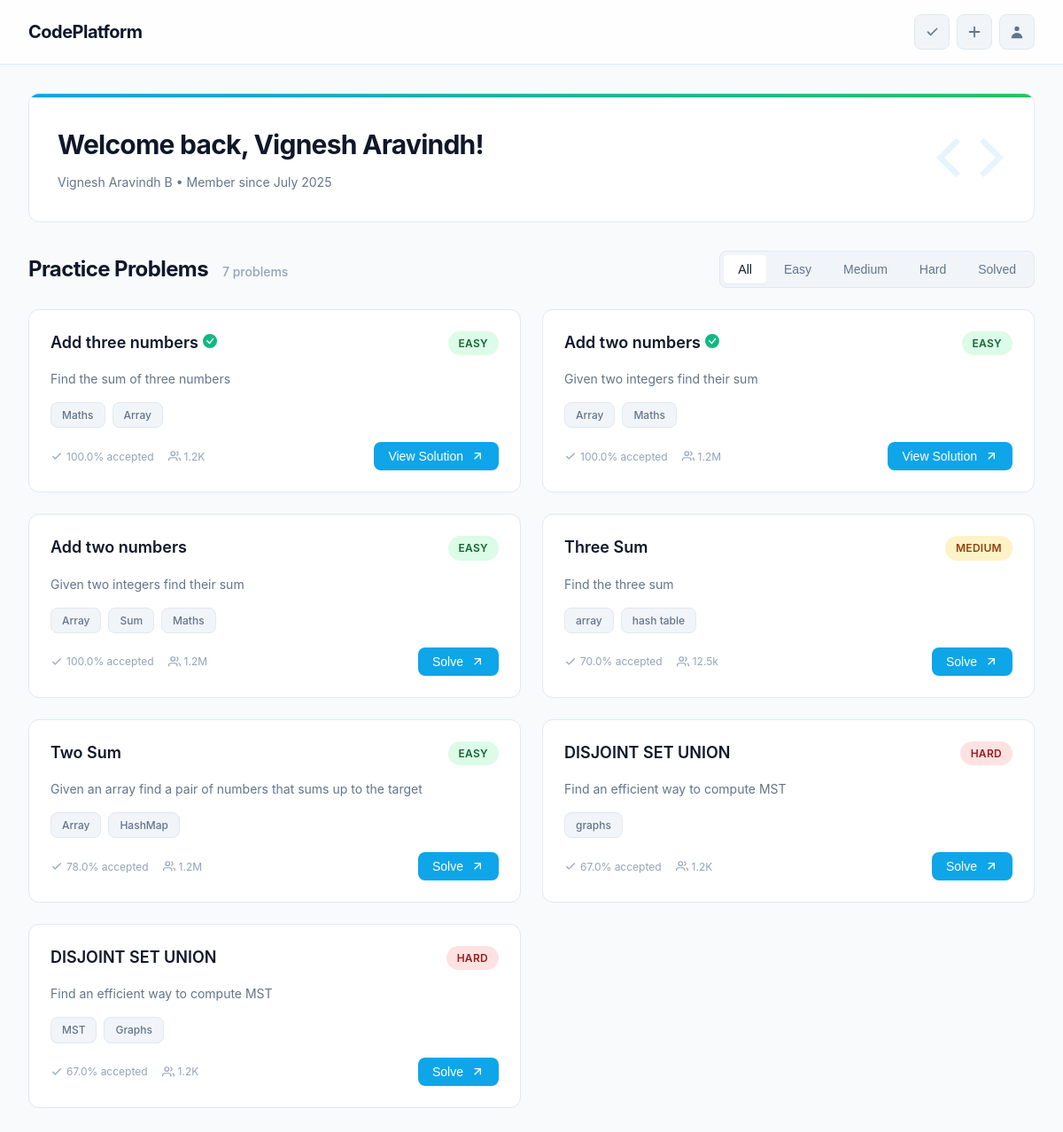
The page /home/14/problems (signed in) on the database its author committed.
### registration/models.py (models this page shows, shortened)
class User(AbstractBaseUser, PermissionsMixin):
    firstname = models.CharField(max_length=20)
    lastname = models.CharField(max_length=20)
    registration_time = models.DateTimeField(auto_now_add=True)
    email = models.EmailField(unique=True)
    password = models.CharField(max_length=128, validators=[MinLengthValidator(7)])
    join_date = models.DateTimeField(auto_now_add=True)
    last_login = models.DateTimeField(null=True, blank=True)
    profile_photo = models.ImageField(upload_to='profile_photos/', blank=True, null=True)
    is_community_user = models.BooleanField(default=False)
    is_approved = models.BooleanField(default=False)  # Only relevant if is_community_user is True
    is_active = models.BooleanField(default=True)
    is_staff = models.BooleanField(default=False)
    objects = UserManager()
    USERNAME_FIELD = 'email'
    REQUIRED_FIELDS = ['firstname', 'lastname']  # ✅ Add this

### problems/models.py (models this page shows, shortened)
class Problem(models.Model):
    DIFFICULTY_CHOICES = [
        ('Easy', 'Easy'),
        ('Medium', 'Medium'),
        ('Hard', 'Hard'),
    ]
    title = models.CharField(max_length=200)
    difficulty = models.CharField(max_length=20, choices=DIFFICULTY_CHOICES)
    description = models.TextField()
    tags = models.CharField(max_length=500, blank=True)  # Comma-separated
    languages = models.CharField(max_length=200, blank=True)  # Comma-separated
    acceptance_rate = models.DecimalField(max_digits=5, decimal_places=1, null=True, blank=True)
    submissions = models.CharField(max_length=50, blank=True)
    created_at = models.DateTimeField(auto_now_add=True)
    updated_at = models.DateTimeField(auto_now=True)
    examples = models.TextField(blank=True)  # Store as JSON or formatted text
    constraints = models.TextField(blank=True)
    follow_up = models.TextField(blank=True)
    python_template = models.TextField(blank=True)
    javascript_template = models.TextField(blank=True)
    java_template = models.TextField(blank=True)
    cpp_template = models.TextField(blank=True)
    c_template = models.TextField(blank=True)
    def get_tags_list(self):
        return [tag.strip() for tag in self.tags.split(',') if tag.strip()]
    class Meta:
        ordering = ['-created_at']

### problems/views.py (the view)
# urls.py: path('home/<int:id>/problems', render_problemspage, name = "problems-page"),
@login_required(login_url='login')
@never_cache
def render_problemspage(request, id):
    user = get_object_or_404(User, id=id)
    problems = Problem.objects.all()
    try:
        solved_problem_ids = Submission.objects.filter(
            user=user,
            verdict='Accepted'  # Adjust this based on your status choices
        ).values_list('problem_id', flat=True).distinct()
        solved_problem_ids = list(solved_problem_ids)
    except:
        solved_problem_ids = []
    print(solved_problem_ids)
    return render(request, "problems.html", {
        'user': user,
        'problems': problems,
        'solved_problem_ids': solved_problem_ids,
    })

### problems/templates/problems.html (shortened to what this page needs)
<!DOCTYPE html>
{% load static %}
<html lang="en">
<head>
    <link rel="stylesheet" href="{% static 'problems/style-new.css' %}">
</head>
<body>
    <nav class="navbar">
        <div class="nav-container">
            <a href="#" class="logo">CodePlatform</a>
            <div class="nav-icons">
                {% if user.is_superuser %}
                    <a href="{%url 'approve-users'%}" class="nav-icon" title="Approved">
                        <svg fill="currentColor" width="20" height="20" viewBox="0 0 20 20">
                            <path fill-rule="evenodd" d="M16.707 5.293a1 1 0 010 1.414L8.414 15l-4.121-4.121a1 1 0 111.414-1.414L8.414 12.586l7.293-7.293a1 1 0 011.414 0z" clip-rule="evenodd"/>
                        </svg>
                    </a>
                {% endif %}
                <a href="{% url 'add_problem' user.id %}" class="nav-icon" title="Add Problem">
                    <svg fill="currentColor" viewBox="0 0 20 20">
                        <path fill-rule="evenodd" d="M10 3a1 1 0 011 1v5h5a1 1 0 110 2h-5v5a1 1 0 11-2 0v-5H4a1 1 0 110-2h5V4a1 1 0 011-1z" clip-rule="evenodd"/>
                    </svg>
                </a>
                <a href="{% url 'user-details' user.id %}" class="nav-icon" title="Profile">
                    <svg fill="currentColor" viewBox="0 0 20 20">
                        <path fill-rule="evenodd" d="M10 9a3 3 0 100-6 3 3 0 000 6zm-7 9a7 7 0 1114 0H3z" clip-rule="evenodd"/>
                    </svg>
                </a>
            </div>
        </div>
    </nav>
    <div class="container">
        <div class="welcome-section">
            <div class="welcome-content">
                <h1>Welcome back, {{user.firstname}}!</h1>
                <p class="user-info">{{user.firstname}} {{user.lastname}} • Member since {{user.join_date|date:"F Y"}}</p>
            </div>
            <div class="welcome-visual">
                <div class="code-icon">
                    <svg viewBox="0 0 24 24" fill="none" stroke="currentColor" stroke-width="2">
                        <polyline points="16,18 22,12 16,6"></polyline>
                        <polyline points="8,6 2,12 8,18"></polyline>
                    </svg>
                </div>
            </div>
        </div>
        <div class="section-header">
            <div class="header-content">
                <h2 class="section-title">Practice Problems</h2>
                <span class="problem-count">{{ problems|length }} problems</span>
            </div>
            <div class="filter-tabs">
                <button class="tab active" data-filter="all">All</button>
                <button class="tab" data-filter="Easy">Easy</button>
                <button class="tab" data-filter="Medium">Medium</button>
                <button class="tab" data-filter="Hard">Hard</button>
                <button class="tab" data-filter="solved">Solved</button>
            </div>
        </div>
        <div class="problems-container">
            {% for problem in problems %}
                <div class="problem-card" data-difficulty="{{ problem.difficulty }}" data-problem-id="{{ problem.id }}" data-solved="{% if problem.id in solved_problem_ids %}true{% else %}false{% endif %}">
                    <div class="card-header">
                        <h3 class="problem-title">
                            {{ problem.title }}
                            {% if problem.id in solved_problem_ids %}
                                <span class="status-solved">
                                    <svg width="16" height="16" fill="#10b981" viewBox="0 0 16 16">
                                        <path d="M16 8A8 8 0 1 1 0 8a8 8 0 0 1 16 0zm-3.97-3.03a.75.75 0 0 0-1.08.022L7.477 9.417 5.384 7.323a.75.75 0 0 0-1.06 1.061L6.97 11.03a.75.75 0 0 0 1.079-.02l3.992-4.99a.75.75 0 0 0-.01-1.05z"/>
                                    </svg>
                                </span>
                            {% endif %}
                        </h3>
                        <span class="difficulty-badge difficulty-{{ problem.difficulty|lower }}">{{ problem.difficulty }}</span>
                    </div>
                    <p class="problem-description">
                        {{ problem.description|truncatewords:25 }}
                    </p>
                    {% if problem.get_tags_list %}
                        <div class="problem-tags">
                            {% for tag in problem.get_tags_list %}
                                <span class="tag">{{ tag }}</span>
                            {% endfor %}
                        </div>
                    {% endif %}
                    <div class="card-footer">
                        <div class="problem-stats">
                            {% if problem.acceptance_rate %}
                                <span class="stat">
                                    <svg viewBox="0 0 24 24" fill="none" stroke="currentColor" stroke-width="2">
                                        <polyline points="20,6 9,17 4,12"></polyline>
                                    </svg>
                                    {{ problem.acceptance_rate }}% accepted
                                </span>
                            {% endif %}
                            {% if problem.submissions %}
                                <span class="stat">
                                    <svg viewBox="0 0 24 24" fill="none" stroke="currentColor" stroke-width="2">
                                        <path d="M17 21v-2a4 4 0 0 0-4-4H5a4 4 0 0 0-4 4v2"></path>
                                        <circle cx="9" cy="7" r="4"></circle>
                                        <path d="M23 21v-2a4 4 0 0 0-3-3.87"></path>
                                        <path d="M16 3.13a4 4 0 0 1 0 7.75"></path>
                                    </svg>
                                    {{ problem.submissions }}
                                </span>
                            {% endif %}
                        </div>
                        <button class="solve-btn" data-problem-id="{{ problem.id }}">
                            <span>{% if problem.id in solved_problem_ids %}View Solution{% else %}Solve{% endif %}</span>
                            <svg viewBox="0 0 24 24" fill="none" stroke="currentColor" stroke-width="2">
                                <line x1="7" y1="17" x2="17" y2="7"></line>
                                <polyline points="7,7 17,7 17,17"></polyline>
                            </svg>
                        </button>
                    </div>
                </div>
            {% endfor %}
        </div>
    </div>
</body>
</html>

### rows shown on the page
User: firstname "Vignesh Aravindh", lastname "B", join_date "July 2025"
Problem: title "Add three numbers", difficulty "EASY", description "Find the sum of three numbers", get_tags_list "Maths" "Array", acceptance_rate "100.0", submissions "1.2K", shows "View Solution"
Problem: title "Add two numbers", difficulty "EASY", description "Given two integers find their sum", get_tags_list "Array" "Maths", acceptance_rate "100.0", submissions "1.2M", shows "View Solution"
Problem: title "Add two numbers", difficulty "EASY", description "Given two integers find their sum", get_tags_list "Array" "Sum" "Maths", acceptance_rate "100.0", submissions "1.2M", shows "Solve"
Problem: title "Three Sum", difficulty "MEDIUM", description "Find the three sum", get_tags_list "array" "hash table", acceptance_rate "70.0", submissions "12.5k", shows "Solve"
Problem: title "Two Sum", difficulty "EASY", description "Given an array find a pair of numbers that sums up to the target", get_tags_list "Array" "HashMap", acceptance_rate "78.0", submissions "1.2M", shows "Solve"
Problem: title "DISJOINT SET UNION", difficulty "HARD", description "Find an efficient way to compute MST", get_tags_list "graphs", acceptance_rate "67.0", submissions "1.2K", shows "Solve"
Problem: title "DISJOINT SET UNION", difficulty "HARD", description "Find an efficient way to compute MST", get_tags_list "MST" "Graphs", acceptance_rate "67.0", submissions "1.2K", shows "Solve"
